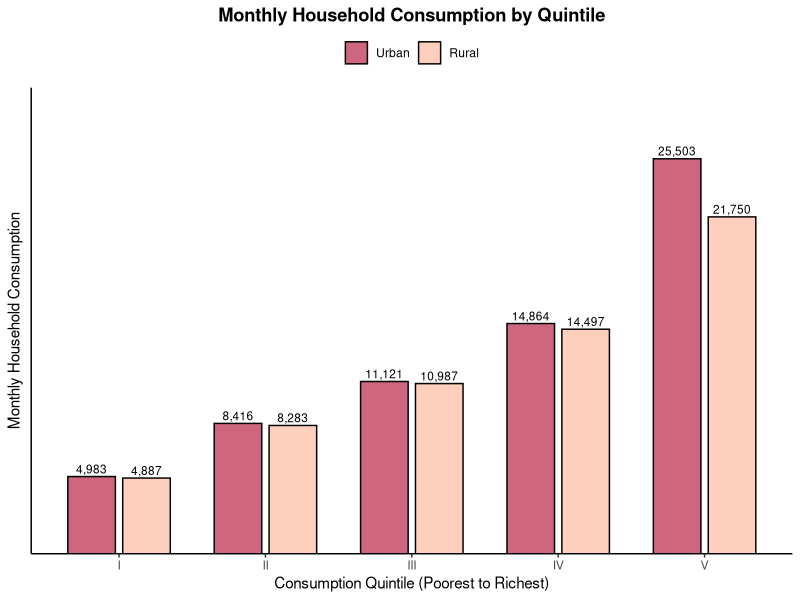
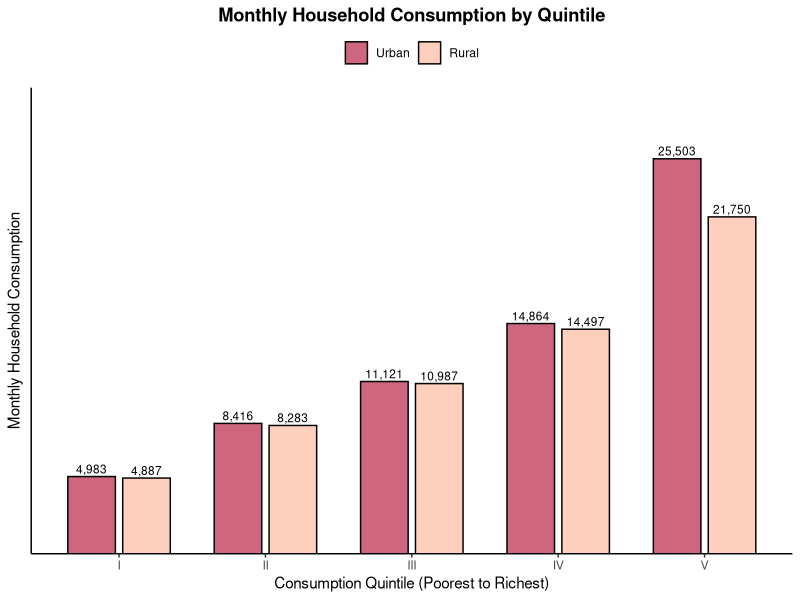
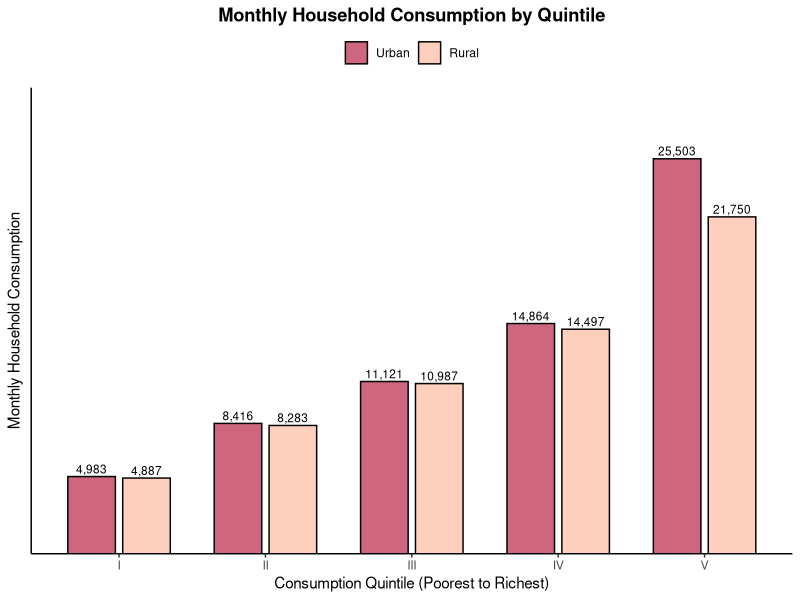
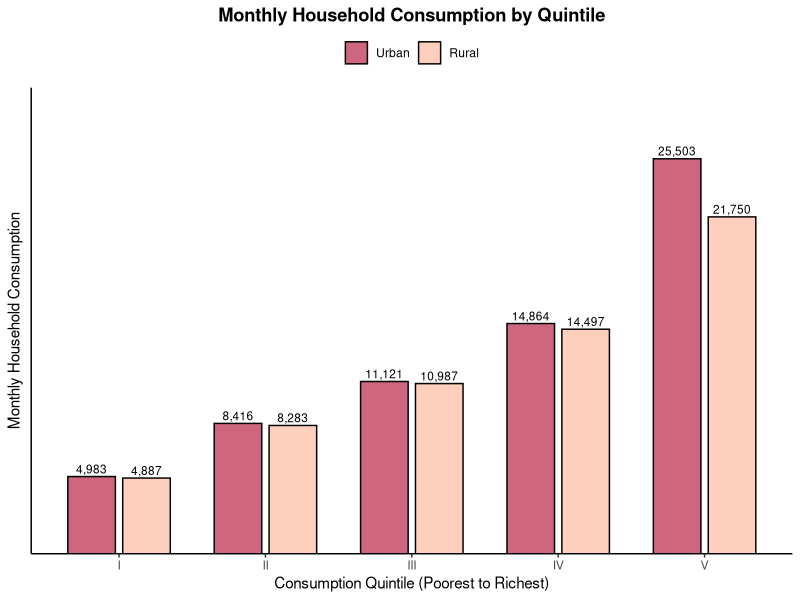
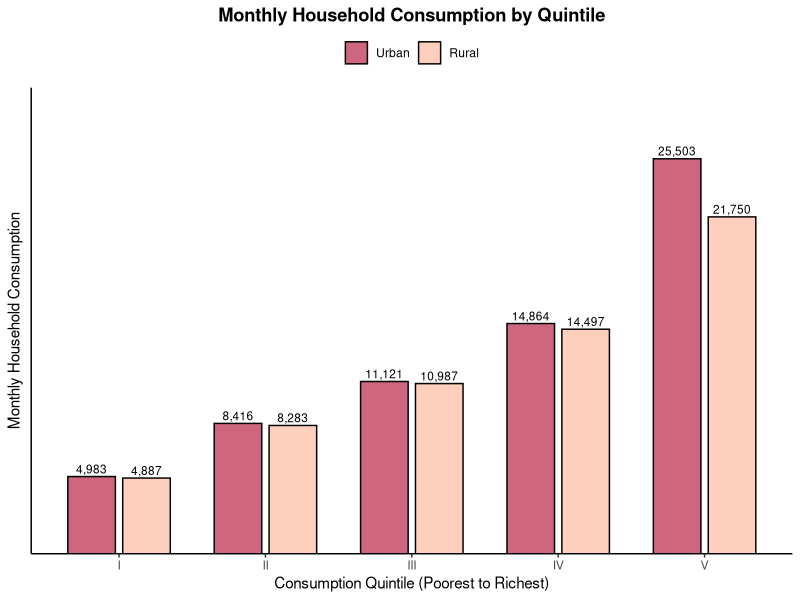
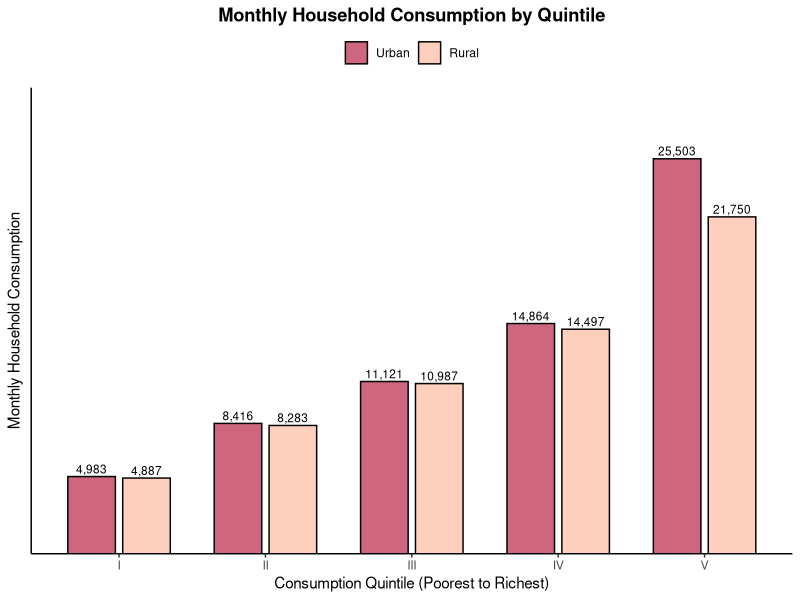

Write R code to recreate these figures, in order.
# Monthly household consumption by combined rural-urban household-weighted quintile

library(ggplot2)

plain_number <- function(x) format(round(x, 0), scientific = FALSE, trim = TRUE, big.mark = ",")

quintile_labels <- c("I", "II", "III", "IV", "V")

plot_consumption_q <- data.frame(
  quintile = factor(rep(quintile_labels, times = 2), levels = quintile_labels),
  sector = factor(
    rep(c("Rural", "Urban"), each = length(quintile_labels)),
    levels = c("Urban", "Rural")
  ),
  monthly_consumption = c(
    4886.782, 8282.951, 10986.73, 14497.38, 21750.32,
    4982.803, 8416.013, 11120.83, 14863.98, 25502.76
  )
)
plot_consumption_q$label <- plain_number(plot_consumption_q$monthly_consumption)

ggplot(plot_consumption_q,
       aes(x = quintile, y = monthly_consumption, fill = sector)) +
  geom_col(position = position_dodge(width = 0.75),
           width = 0.65,
           color = "black") +
  geom_text(aes(label = label),
            position = position_dodge(width = 0.75),
            vjust = -0.35,
            size = 3) +
  scale_fill_manual(values = c("Urban" = "#AD002A99",
                               "Rural" = "#FDAF9199")) +
  scale_y_continuous(expand = expansion(mult = c(0, 0.18))) +
  labs(title = "Monthly Household Consumption by Quintile",
       x = "Consumption Quintile (Poorest to Richest)",
       y = "Monthly Household Consumption",
       fill = NULL) +
  theme_classic() +
  theme(
    plot.title = element_text(hjust = 0.5, face = "bold"),
    legend.position = "top",
    axis.text.y = element_blank(),
    axis.ticks.y = element_blank()
  )
# Monthly household consumption by combined rural-urban household-weighted quintile

library(ggplot2)

plain_number <- function(x) format(round(x, 0), scientific = FALSE, trim = TRUE, big.mark = ",")

quintile_labels <- c("I", "II", "III", "IV", "V")

plot_consumption_q <- data.frame(
  quintile = factor(rep(quintile_labels, times = 2), levels = quintile_labels),
  sector = factor(
    rep(c("Rural", "Urban"), each = length(quintile_labels)),
    levels = c("Urban", "Rural")
  ),
  monthly_consumption = c(
    4886.782, 8282.951, 10986.73, 14497.38, 21750.32,
    4982.803, 8416.013, 11120.83, 14863.98, 25502.76
  )
)
plot_consumption_q$label <- plain_number(plot_consumption_q$monthly_consumption)

ggplot(plot_consumption_q,
       aes(x = quintile, y = monthly_consumption, fill = sector)) +
  geom_col(position = position_dodge(width = 0.75),
           width = 0.65,
           color = "black") +
  geom_text(aes(label = label),
            position = position_dodge(width = 0.75),
            vjust = -0.35,
            size = 3) +
  scale_fill_manual(values = c("Urban" = "#AD002A99",
                               "Rural" = "#FDAF9199")) +
  scale_y_continuous(expand = expansion(mult = c(0, 0.18))) +
  labs(title = "Monthly Household Consumption by Quintile",
       x = "Consumption Quintile (Poorest to Richest)",
       y = "Monthly Household Consumption",
       fill = NULL) +
  theme_classic() +
  theme(
    plot.title = element_text(hjust = 0.5, face = "bold"),
    legend.position = "top",
    axis.text.y = element_blank(),
    axis.ticks.y = element_blank()
  )
# Monthly household consumption by combined rural-urban household-weighted quintile

library(ggplot2)

plain_number <- function(x) format(round(x, 0), scientific = FALSE, trim = TRUE, big.mark = ",")

quintile_labels <- c("I", "II", "III", "IV", "V")

plot_consumption_q <- data.frame(
  quintile = factor(rep(quintile_labels, times = 2), levels = quintile_labels),
  sector = factor(
    rep(c("Rural", "Urban"), each = length(quintile_labels)),
    levels = c("Urban", "Rural")
  ),
  monthly_consumption = c(
    4886.782, 8282.951, 10986.73, 14497.38, 21750.32,
    4982.803, 8416.013, 11120.83, 14863.98, 25502.76
  )
)
plot_consumption_q$label <- plain_number(plot_consumption_q$monthly_consumption)

ggplot(plot_consumption_q,
       aes(x = quintile, y = monthly_consumption, fill = sector)) +
  geom_col(position = position_dodge(width = 0.75),
           width = 0.65,
           color = "black") +
  geom_text(aes(label = label),
            position = position_dodge(width = 0.75),
            vjust = -0.35,
            size = 3) +
  scale_fill_manual(values = c("Urban" = "#AD002A99",
                               "Rural" = "#FDAF9199")) +
  scale_y_continuous(expand = expansion(mult = c(0, 0.18))) +
  labs(title = "Monthly Household Consumption by Quintile",
       x = "Consumption Quintile (Poorest to Richest)",
       y = "Monthly Household Consumption",
       fill = NULL) +
  theme_classic() +
  theme(
    plot.title = element_text(hjust = 0.5, face = "bold"),
    legend.position = "top",
    axis.text.y = element_blank(),
    axis.ticks.y = element_blank()
  )
# Monthly household consumption by combined rural-urban household-weighted quintile

library(ggplot2)

plain_number <- function(x) format(round(x, 0), scientific = FALSE, trim = TRUE, big.mark = ",")

quintile_labels <- c("I", "II", "III", "IV", "V")

plot_consumption_q <- data.frame(
  quintile = factor(rep(quintile_labels, times = 2), levels = quintile_labels),
  sector = factor(
    rep(c("Rural", "Urban"), each = length(quintile_labels)),
    levels = c("Urban", "Rural")
  ),
  monthly_consumption = c(
    4886.782, 8282.951, 10986.73, 14497.38, 21750.32,
    4982.803, 8416.013, 11120.83, 14863.98, 25502.76
  )
)
plot_consumption_q$label <- plain_number(plot_consumption_q$monthly_consumption)

ggplot(plot_consumption_q,
       aes(x = quintile, y = monthly_consumption, fill = sector)) +
  geom_col(position = position_dodge(width = 0.75),
           width = 0.65,
           color = "black") +
  geom_text(aes(label = label),
            position = position_dodge(width = 0.75),
            vjust = -0.35,
            size = 3) +
  scale_fill_manual(values = c("Urban" = "#AD002A99",
                               "Rural" = "#FDAF9199")) +
  scale_y_continuous(expand = expansion(mult = c(0, 0.18))) +
  labs(title = "Monthly Household Consumption by Quintile",
       x = "Consumption Quintile (Poorest to Richest)",
       y = "Monthly Household Consumption",
       fill = NULL) +
  theme_classic() +
  theme(
    plot.title = element_text(hjust = 0.5, face = "bold"),
    legend.position = "top",
    axis.text.y = element_blank(),
    axis.ticks.y = element_blank()
  )
# Monthly household consumption by combined rural-urban household-weighted quintile

library(ggplot2)

plain_number <- function(x) format(round(x, 0), scientific = FALSE, trim = TRUE, big.mark = ",")

quintile_labels <- c("I", "II", "III", "IV", "V")

plot_consumption_q <- data.frame(
  quintile = factor(rep(quintile_labels, times = 2), levels = quintile_labels),
  sector = factor(
    rep(c("Rural", "Urban"), each = length(quintile_labels)),
    levels = c("Urban", "Rural")
  ),
  monthly_consumption = c(
    4886.782, 8282.951, 10986.73, 14497.38, 21750.32,
    4982.803, 8416.013, 11120.83, 14863.98, 25502.76
  )
)
plot_consumption_q$label <- plain_number(plot_consumption_q$monthly_consumption)

ggplot(plot_consumption_q,
       aes(x = quintile, y = monthly_consumption, fill = sector)) +
  geom_col(position = position_dodge(width = 0.75),
           width = 0.65,
           color = "black") +
  geom_text(aes(label = label),
            position = position_dodge(width = 0.75),
            vjust = -0.35,
            size = 3) +
  scale_fill_manual(values = c("Urban" = "#AD002A99",
                               "Rural" = "#FDAF9199")) +
  scale_y_continuous(expand = expansion(mult = c(0, 0.18))) +
  labs(title = "Monthly Household Consumption by Quintile",
       x = "Consumption Quintile (Poorest to Richest)",
       y = "Monthly Household Consumption",
       fill = NULL) +
  theme_classic() +
  theme(
    plot.title = element_text(hjust = 0.5, face = "bold"),
    legend.position = "top",
    axis.text.y = element_blank(),
    axis.ticks.y = element_blank()
  )
# Monthly household consumption by combined rural-urban household-weighted quintile

library(ggplot2)

plain_number <- function(x) format(round(x, 0), scientific = FALSE, trim = TRUE, big.mark = ",")

quintile_labels <- c("I", "II", "III", "IV", "V")

plot_consumption_q <- data.frame(
  quintile = factor(rep(quintile_labels, times = 2), levels = quintile_labels),
  sector = factor(
    rep(c("Rural", "Urban"), each = length(quintile_labels)),
    levels = c("Urban", "Rural")
  ),
  monthly_consumption = c(
    4886.782, 8282.951, 10986.73, 14497.38, 21750.32,
    4982.803, 8416.013, 11120.83, 14863.98, 25502.76
  )
)
plot_consumption_q$label <- plain_number(plot_consumption_q$monthly_consumption)

ggplot(plot_consumption_q,
       aes(x = quintile, y = monthly_consumption, fill = sector)) +
  geom_col(position = position_dodge(width = 0.75),
           width = 0.65,
           color = "black") +
  geom_text(aes(label = label),
            position = position_dodge(width = 0.75),
            vjust = -0.35,
            size = 3) +
  scale_fill_manual(values = c("Urban" = "#AD002A99",
                               "Rural" = "#FDAF9199")) +
  scale_y_continuous(expand = expansion(mult = c(0, 0.18))) +
  labs(title = "Monthly Household Consumption by Quintile",
       x = "Consumption Quintile (Poorest to Richest)",
       y = "Monthly Household Consumption",
       fill = NULL) +
  theme_classic() +
  theme(
    plot.title = element_text(hjust = 0.5, face = "bold"),
    legend.position = "top",
    axis.text.y = element_blank(),
    axis.ticks.y = element_blank()
  )
